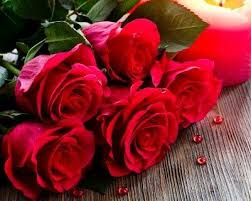
#> input picture cicek.jpg, 251 x 201 px
$ python ders3.py
#> lines starting #> are read from the running program, lines starting #| are printed output that depends on the picture
import cv2

resim=cv2.imread("cicek.jpg")
#> resim is the input picture: shape (201, 251, 3); mean B, G, R 44.9, 41.2, 128.7

# resmi uzatma
uzatilan_resim=cv2.copyMakeBorder(resim,100,100,100,100,cv2.BORDER_REPLICATE)
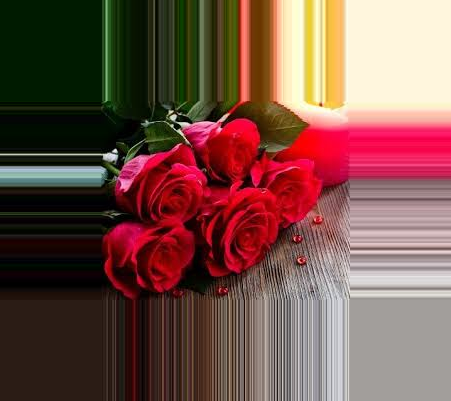
#> uzatilan_resim: shape (401, 451, 3); mean B, G, R 73.1, 81.7, 117.8

# resmi aynalama
aynalanan_resim=cv2.copyMakeBorder(resim,100,100,100,100,cv2.BORDER_REFLECT)
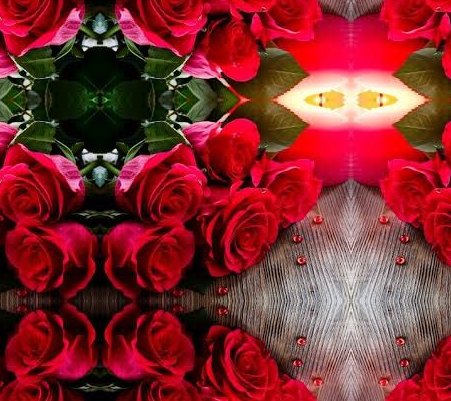
#> aynalanan_resim: shape (401, 451, 3); mean B, G, R 47.1, 43.8, 129

# resmi tekrar etme
tekrar_resim=cv2.copyMakeBorder(resim,100,100,100,100,cv2.BORDER_WRAP)
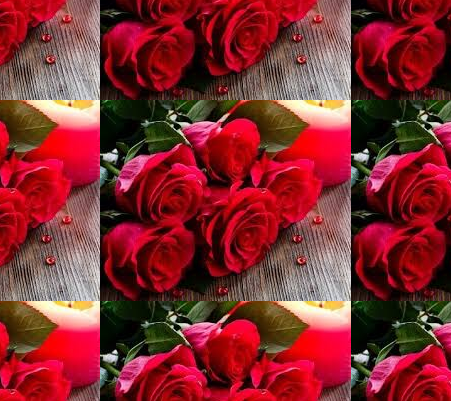
#> tekrar_resim: shape (401, 451, 3); mean B, G, R 47.1, 43.8, 129

# resmi sarma
sarma_resim=cv2.copyMakeBorder(resim,100,100,100,100,cv2.BORDER_CONSTANT,value=[255,0,0])
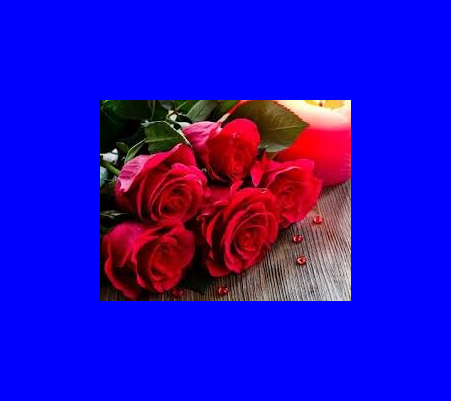
#> sarma_resim: shape (401, 451, 3); mean B, G, R 196.4, 11.5, 35.9

#kare secme
secme=cv2.rectangle(resim,(50,200),(200,100),[0,255,0],3) # karenin koordinatları ve çizgi renk ve kalınlığı
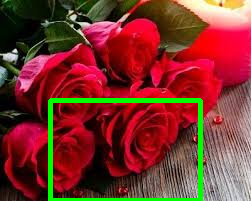
#> secme: shape (201, 251, 3); mean B, G, R 43, 50.6, 122.8
# sol alt ve sağ üst koordinatlar(x,y) şeklinde matris olarak düşünme,Y ÜSTTEN BAŞLAR

cv2.imshow("original",resim)
cv2.imshow("uzatma",uzatilan_resim)
cv2.imshow("aynalama",aynalanan_resim)
cv2.imshow("tekrar",tekrar_resim)
cv2.imshow("sarma",sarma_resim)
cv2.imshow("secme",secme)


cv2.waitKey(0) #resmin ekranda kalmasını sağlar.
cv2.destroyAllWindows() # daha önce açılan tüm pencereleri de kapatıyor.

$ run again, with angelina.jpg copied over cicek.jpg
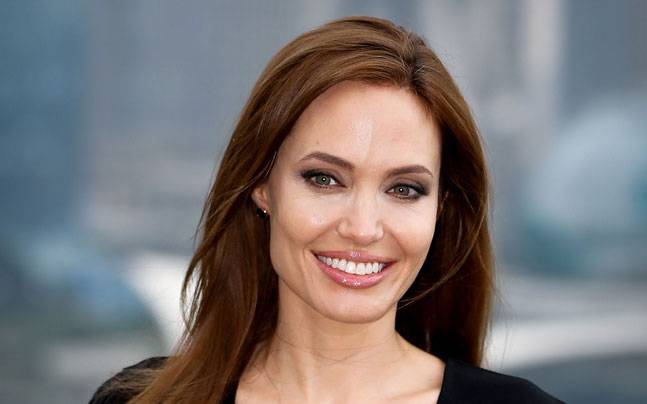
#> input picture angelina.jpg, 647 x 404 px
#> resim is the input picture: shape (404, 647, 3); mean B, G, R 118.6, 118.1, 123.6
#> `tekrar_resim=cv2.copyMakeBorder(resim,100,100,100,100,cv2.BORDER_WRAP)`:
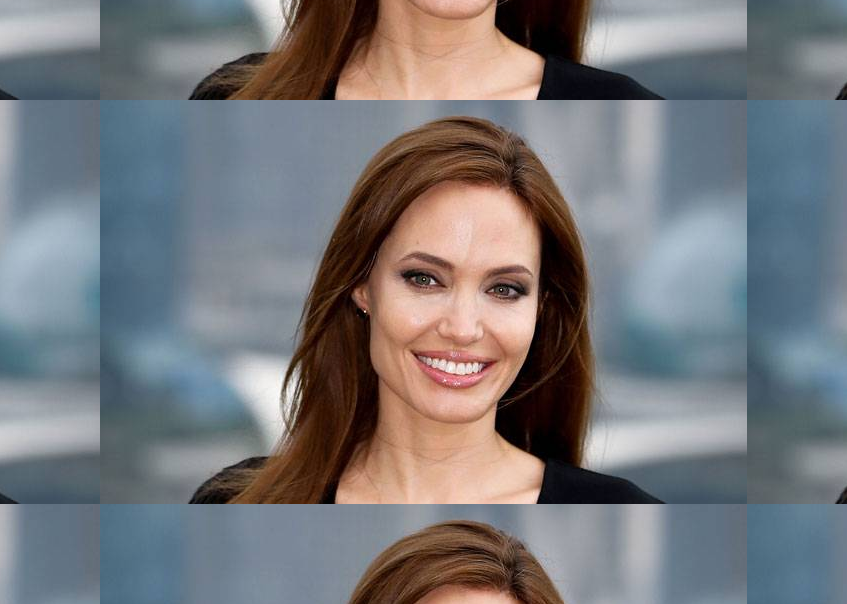
#> tekrar_resim: shape (604, 847, 3); mean B, G, R 122.6, 119.4, 119.1
#> `sarma_resim=cv2.copyMakeBorder(resim,100,100,100,100,cv2.BORDER_CONSTA..`:
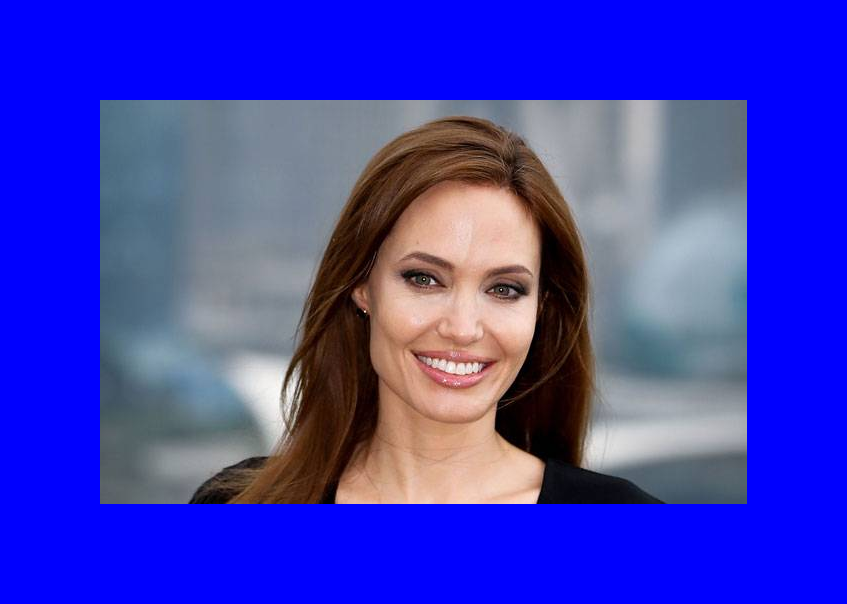
#> sarma_resim: shape (604, 847, 3); mean B, G, R 185.3, 60.3, 63.2

$ run again, with ben.jpg copied over cicek.jpg
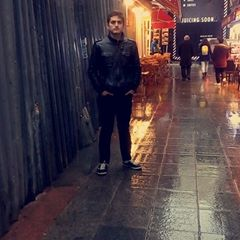
#> input picture ben.jpg, 240 x 240 px
#> resim is the input picture: shape (240, 240, 3); mean B, G, R 69.4, 63.4, 78.9
#> `sarma_resim=cv2.copyMakeBorder(resim,100,100,100,100,cv2.BORDER_CONSTA..`:
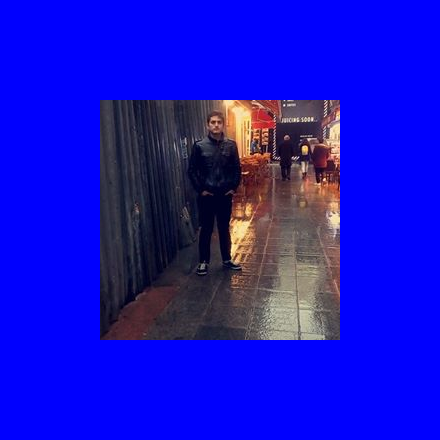
#> sarma_resim: shape (440, 440, 3); mean B, G, R 199.8, 18.9, 23.5
#> `secme=cv2.rectangle(resim,(50,200),(200,100),[0,255,0],3)`:
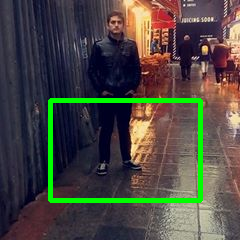
#> secme: shape (240, 240, 3); mean B, G, R 66.5, 71.8, 75.8
